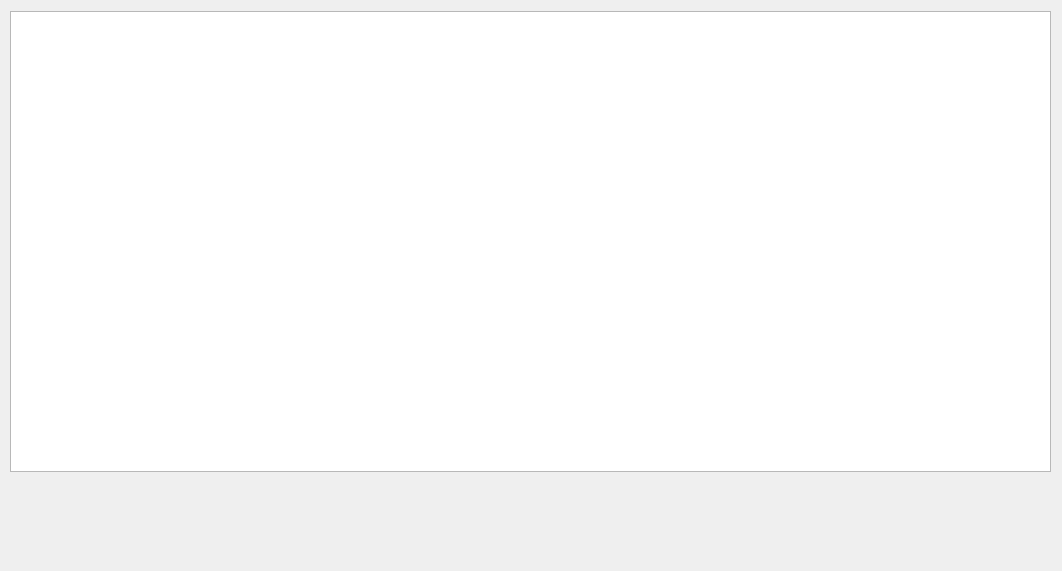
<?xml version="1.0" encoding="UTF-8"?>
<ui version="4.0">
 <class>HPrinting</class>
 <widget class="QWidget" name="HPrinting">
  <property name="geometry">
   <rect>
    <x>0</x>
    <y>0</y>
    <width>1062</width>
    <height>571</height>
   </rect>
  </property>
  <property name="windowTitle">
   <string>Form</string>
  </property>
  <widget class="QTextBrowser" name="editor">
   <property name="geometry">
    <rect>
     <x>10</x>
     <y>11</y>
     <width>1041</width>
     <height>461</height>
    </rect>
   </property>
  </widget>
 </widget>
 <resources/>
 <connections/>
</ui>
